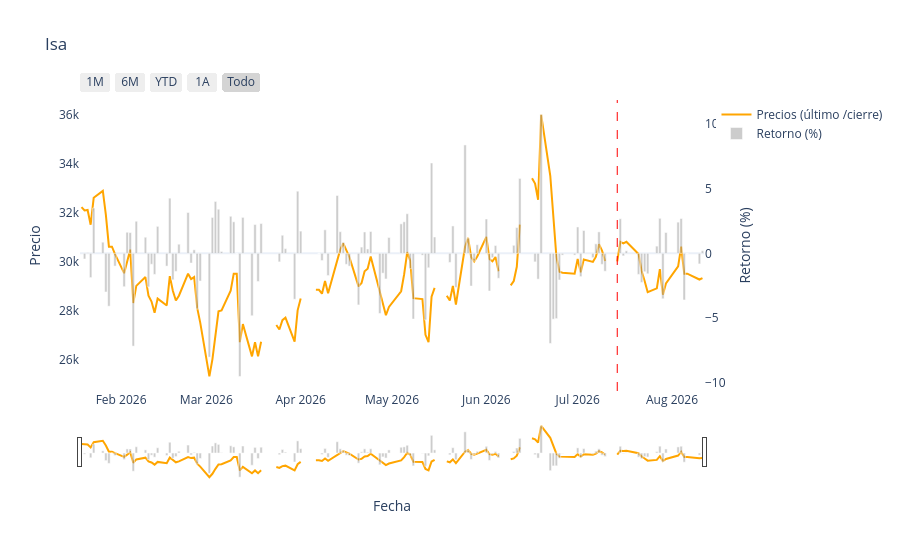

The code cell stored with this chart in its notebook:
### Code cell
#static_plot(Isa, "orange")
plotly_oneplot(Isa, "Fecha", "Precios (último /cierre)", "Isa", color_in="orange", date_marker = pd.to_datetime("2026-07-14"))

### Figure 1 — Plotly figure (JSON) as saved in the notebook; plotly's stock layout.template omitted (floating-point values rounded to 4 significant figures; data arrays with more than 128 entries replaced by an {"elided": "..."} marker saying what was removed)
{"data": [{"line": {"color": "orange", "dash": "solid"}, "mode": "lines", "name": "Precios (último /cierre)", "type": "scatter", "x": {"elided": "141 str values"}, "y": {"elided": "141 float values"}}, {"marker": {"color": "rgba(128, 128, 128, 0.4)"}, "name": "Retorno (%)", "type": "bar", "x": {"elided": "141 str values"}, "y": {"elided": "141 float values"}, "yaxis": "y2"}], "layout": {"hovermode": "x unified", "shapes": [{"line": {"color": "red", "dash": "dash", "width": 1}, "type": "line", "x0": "2026-07-14T00:00:00", "x1": "2026-07-14T00:00:00", "xref": "x", "y0": 0, "y1": 1, "yref": "y domain"}], "title": {"text": "Isa"}, "xaxis": {"rangeselector": {"buttons": [{"count": 1, "label": "1M", "step": "month", "stepmode": "backward"}, {"count": 6, "label": "6M", "step": "month", "stepmode": "backward"}, {"count": 1, "label": "YTD", "step": "year", "stepmode": "todate"}, {"count": 1, "label": "1A", "step": "year", "stepmode": "backward"}, {"label": "Todo", "step": "all"}]}, "rangeslider": {"visible": true}, "title": {"text": "Fecha"}, "type": "date"}, "yaxis": {"autorange": true, "fixedrange": false, "showgrid": false, "title": {"text": "Precio"}}, "yaxis2": {"autorange": true, "fixedrange": false, "overlaying": "y", "showgrid": false, "side": "right", "title": {"text": "Retorno (%)"}, "zeroline": true}}}
